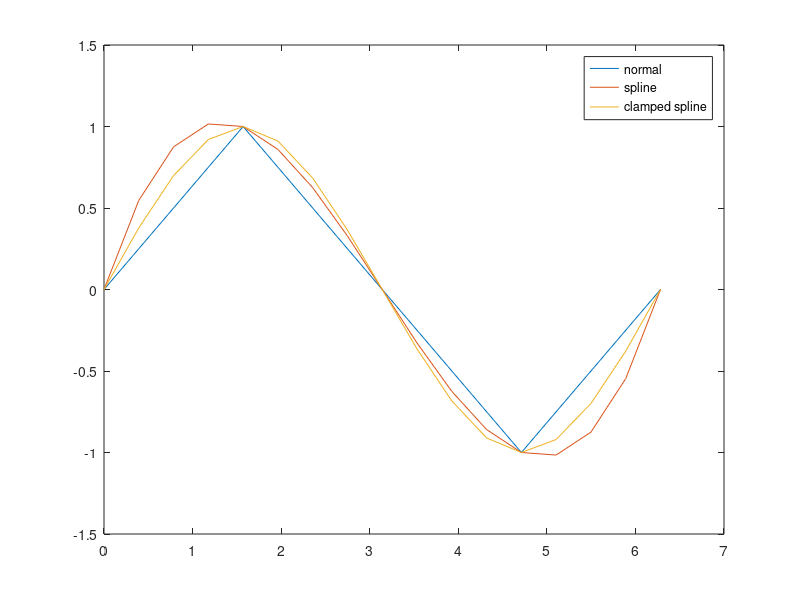

Here is the MATLAB script that generated this plot:
x = [ 0 pi/2 pi 3*pi/2 2*pi];

y = sin(x);

xTest = 0:pi/8:2*pi;
yRes = spline(x,y,xTest);
yResClamped = spline(x, [cos(0) y cos(2*pi)],xTest);

plot(x,y);
hold on
plot(xTest, yRes);
hold on 
plot(xTest, yResClamped);


legend('normal', 'spline', 'clamped spline');